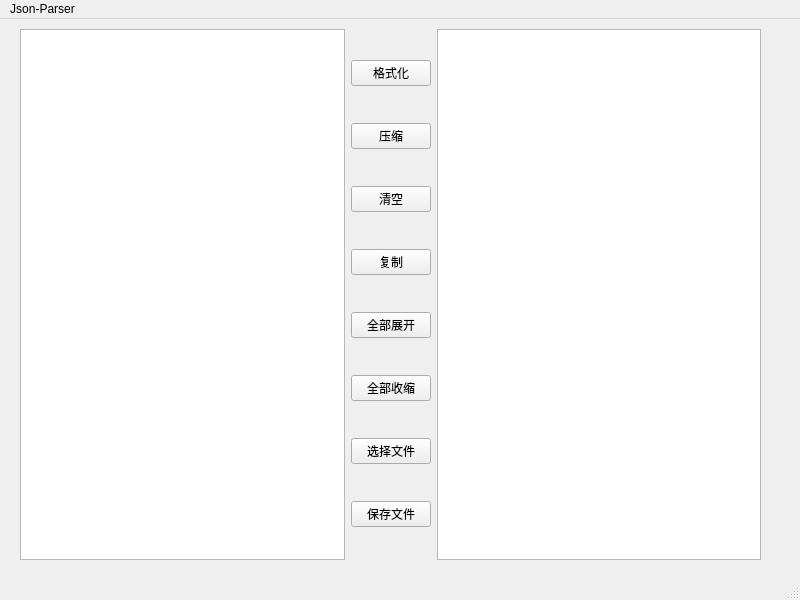
<?xml version="1.0" encoding="UTF-8"?>
<ui version="4.0">
 <class>MainWindow</class>
 <widget class="QMainWindow" name="MainWindow">
  <property name="geometry">
   <rect>
    <x>0</x>
    <y>0</y>
    <width>800</width>
    <height>600</height>
   </rect>
  </property>
  <property name="windowTitle">
   <string>MainWindow</string>
  </property>
  <widget class="QWidget" name="centralwidget">
   <widget class="QWidget" name="">
    <property name="geometry">
     <rect>
      <x>20</x>
      <y>10</y>
      <width>741</width>
      <height>531</height>
     </rect>
    </property>
    <layout class="QHBoxLayout" name="horizontalLayout">
     <item>
      <widget class="QTextEdit" name="inputTextEdit"/>
     </item>
     <item>
      <layout class="QVBoxLayout" name="verticalLayout">
       <item>
        <widget class="QPushButton" name="formatButton">
         <property name="text">
          <string>格式化</string>
         </property>
        </widget>
       </item>
       <item>
        <widget class="QPushButton" name="compressButton">
         <property name="text">
          <string>压缩</string>
         </property>
        </widget>
       </item>
       <item>
        <widget class="QPushButton" name="clearButton">
         <property name="text">
          <string>清空</string>
         </property>
        </widget>
       </item>
       <item>
        <widget class="QPushButton" name="copyButton">
         <property name="text">
          <string>复制</string>
         </property>
        </widget>
       </item>
       <item>
        <widget class="QPushButton" name="exbandButton">
         <property name="text">
          <string>全部展开</string>
         </property>
        </widget>
       </item>
       <item>
        <widget class="QPushButton" name="shrinkButton">
         <property name="text">
          <string>全部收缩</string>
         </property>
        </widget>
       </item>
       <item>
        <widget class="QPushButton" name="loadFileButton">
         <property name="text">
          <string>选择文件</string>
         </property>
        </widget>
       </item>
       <item>
        <widget class="QPushButton" name="saveFileButton">
         <property name="text">
          <string>保存文件</string>
         </property>
        </widget>
       </item>
      </layout>
     </item>
     <item>
      <widget class="QTreeView" name="jsonTreeView"/>
     </item>
    </layout>
   </widget>
  </widget>
  <widget class="QMenuBar" name="menubar">
   <property name="geometry">
    <rect>
     <x>0</x>
     <y>0</y>
     <width>800</width>
     <height>22</height>
    </rect>
   </property>
   <widget class="QMenu" name="menuJson_Parser">
    <property name="title">
     <string>Json-Parser</string>
    </property>
   </widget>
   <addaction name="menuJson_Parser"/>
  </widget>
  <widget class="QStatusBar" name="statusbar"/>
 </widget>
 <resources/>
 <connections/>
</ui>
